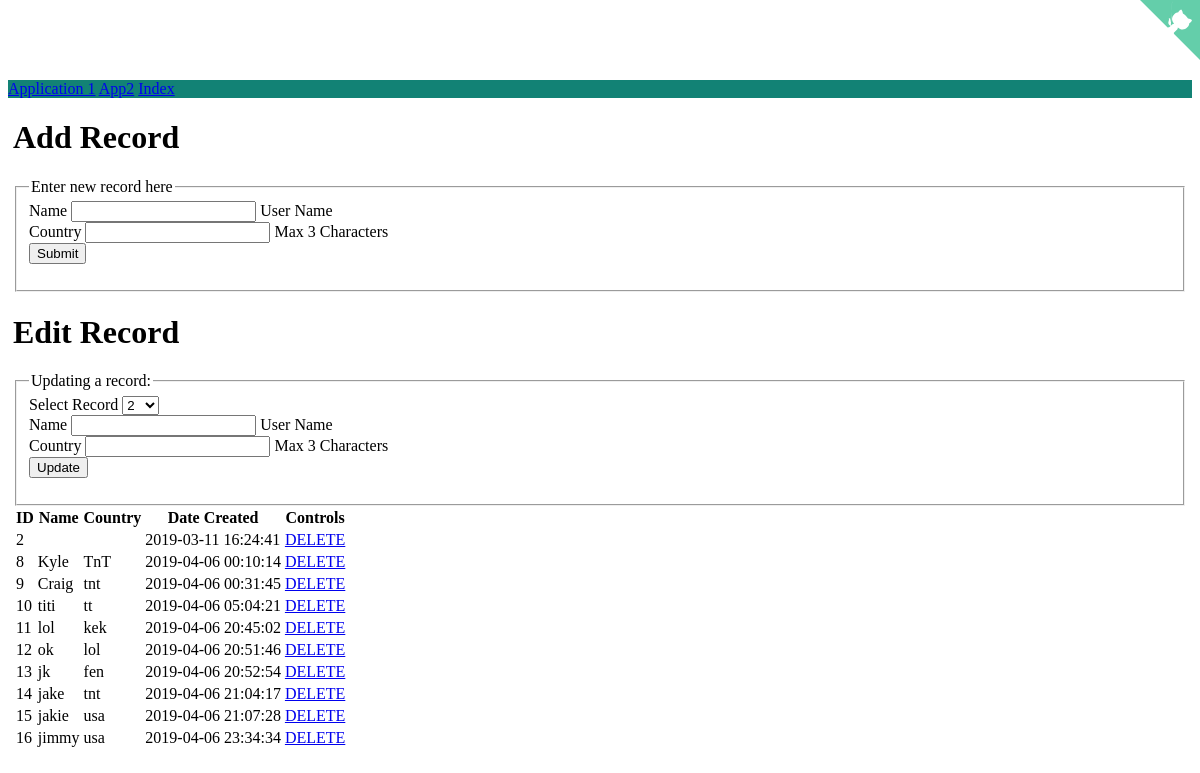
Page /app1 on the committed database.
### main.py (models this page shows, shortened)
class Person(db.Model):
    __tablename__ = 'persons'
    id = Column(Integer, primary_key=True, autoincrement="auto")
    name = Column(String(50), unique=True)
    date_created = Column(DateTime(), server_default=func.now())
    country = Column(String(3), default='TnT')
    def toDict(self):
        return {
            'id': self.id,
            'name': self.name,
            'date_created': self.date_created,
            'country': self.country
        }

### main.py (the view)
@app.route('/app1')
def app1():
    records = Person.query.all()
    records = list(map(lambda object: object.toDict(), records))
    response = jsonify(records)
    return render_template("app1.html", person=None, records=records, host=host)

### templates/app1.html (shortened to what this page needs)
<html lang="en">
    <head>
        <link rel="stylesheet" href="https://unpkg.com/bootstrap-material-design@4.1.1/dist/css/bootstrap-material-design.min.css">
    </head>
    <body>
        <a href="https://github.com/Snickdx/flaskSample" class="github-corner" aria-label="View source on GitHub">
        </a>
        <nav class="navbar navbar-expand-md navbar-dark fixed-top bg-dark">
            <a class="navbar-brand" href="#">Application 1</a>
            <a href="/app2" role="button" class="btn btn-primary btn-raised">App2</a>
            <a href="/" role="button" class="btn btn-primary btn-raised">Index</a>
        </nav>
        <div class="container">
            <div class="row">
                <div class="col-sm-4">
                        <div class="row">
                            <div>
                                <h1>Add Record</h1>
                            </div>
                        </div>
                        <div class="row">
                            <fieldset>
                                <legend>Enter new record here</legend>
                                <form method="POST" action="{/persons">
                                  <div class="form-group">
                                    <label for="nameText" class="bmd-label-floating">Name</label>
                                    <input type="text" name="name" class="form-control" id="nameText">
                                    <span class="bmd-help">User Name</span>
                                  </div>
                                  <div class="form-group">
                                    <label for="countryText" class="bmd-label-floating">Country</label>
                                    <input type="text" name="country" maxlength="3" class="form-control" id="countryText">
                                    <span class="bmd-help">Max 3 Characters</span>
                                  </div>
                                  <button type="submit" class="btn btn-primary btn-raised">Submit</button>
                                </form>
                            </fieldset>
                        </div>
                        <div class="row">
                            <h1>Edit Record</h1>
                        </div>
                        <div class="row">
                            <fieldset>
                                <legend>Updating a record:</legend>
                                <form method="POST" action="/persons/update">
                                    <div class="form-group">
                                        <label for="recSelect">Select Record</label>
                                        <select name="id" class="form-control">
                                            {% for user in records %}
                                                <option>{{user.id}}</option>
                                            {% endfor %}
                                        </select>
                                    </div>
                                    <div class="form-group">
                                        <label for="nameText" class="bmd-label-floating">Name</label>
                                        <input type="text" name="name" class="form-control" value="" id="nameText">
                                        <span class="bmd-help">User Name</span>
                                    </div>
                                    <div class="form-group">
                                        <label for="countryText" class="bmd-label-floating">Country</label>
                                        <input type="text" name="country" maxlength="3" value="" class="form-control"
                                            id="countryText">
                                        <span class="bmd-help">Max 3 Characters</span>
                                    </div>
                                        <button type="submit" class="btn btn-primary btn-raised">Update</button>
                                </form>
                            </fieldset>
                        </div>
                </div>
                <div class="col-sm-8">
                    <table class="table table-striped table-hover">
                        <thead class="thead-dark">
                            <tr>
                                <th>ID</th><th>Name</th><th>Country</th><th>Date Created</th><th>Controls</th>
                            </tr>
                        </thead>
                        <tbody>
                            {% for user in records %}
                            <tr>
                                <td>{{user.id}}</td>
                                <td>{{user.name}}</td>
                                <td>{{user.country}}</td>
                                <td>{{user.date_created}}</td>
                                <td>
                                    <a class="btn btn-primary" href="/persons/delete/{{user.id}}">DELETE</a>
                                </td>
                            </tr>
                            {% endfor %}
                        </tbody>
                    </table>
                </div>
            </div>
        </div>
    </body>
</html>

### templates/app1.html (style rules this page uses)
body { min-height: 75rem; padding-top: 4.5rem; }
.bg-dark { background-color: #128275!important; }
.container { padding-left:5px; padding-right:5px; }

### rows in the picture
Person: date_created "2019-03-11 16:24:41"
Person: id "8", name "Kyle", country "TnT", date_created "2019-04-06 00:10:14"
Person: id "9", name "Craig", country "tnt", date_created "2019-04-06 00:31:45"
Person: id "10", name "titi", country "tt", date_created "2019-04-06 05:04:21"
Person: id "11", name "lol", country "kek", date_created "2019-04-06 20:45:02"
Person: id "12", name "ok", country "lol", date_created "2019-04-06 20:51:46"
Person: id "13", name "jk", country "fen", date_created "2019-04-06 20:52:54"
Person: id "14", name "jake", country "tnt", date_created "2019-04-06 21:04:17"
Person: id "15", name "jakie", country "usa", date_created "2019-04-06 21:07:28"
Person: id "16", name "jimmy", country "usa", date_created "2019-04-06 23:34:34"

### other values in the picture
{{ user.id }} "2"
form field id "2"
